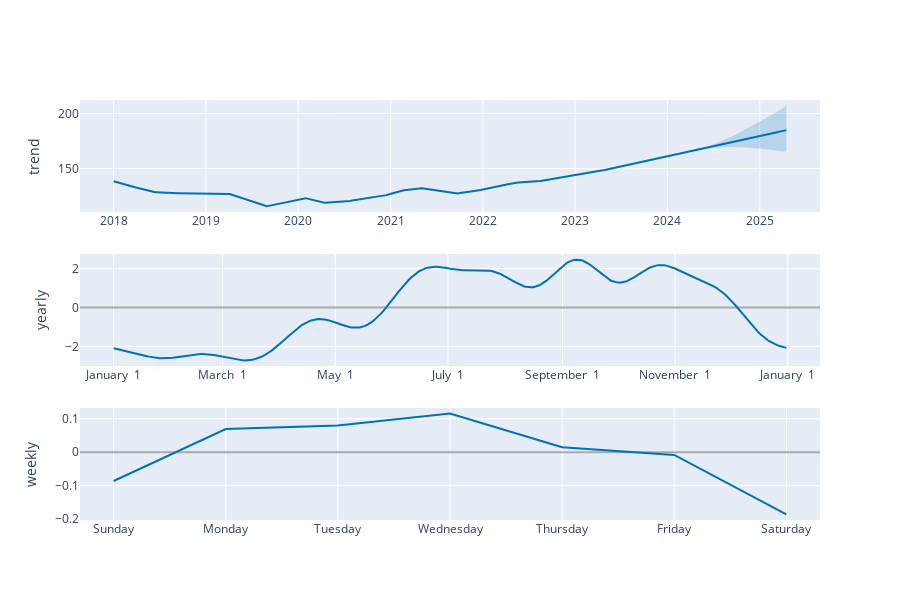

Notebook code cell kept with this figure:
### Code cell
# Interactive model complonents plot
plot_components_plotly(m, forecast)

### Figure 1 — Plotly figure (JSON) as saved in the notebook; plotly's stock layout.template omitted (floating-point values rounded to 4 significant figures; data arrays with more than 128 entries replaced by an {"elided": "..."} marker saying what was removed)
{"data": [{"line": {"color": "#0072B2", "width": 2}, "mode": "lines", "name": "trend", "type": "scatter", "x": {"elided": "2055 str values"}, "xaxis": "x", "y": {"elided": "2055 float values"}, "yaxis": "y"}, {"line": {"color": "rgba(0, 114, 178, 0.2)", "width": 0}, "mode": "lines", "name": "trend_upper", "type": "scatter", "x": {"elided": "2055 str values"}, "xaxis": "x", "y": {"elided": "2055 float values"}, "yaxis": "y"}, {"fill": "tonexty", "fillcolor": "rgba(0, 114, 178, 0.2)", "line": {"color": "rgba(0, 114, 178, 0.2)", "width": 0}, "mode": "lines", "name": "trend_lower", "type": "scatter", "x": {"elided": "2055 str values"}, "xaxis": "x", "y": {"elided": "2055 float values"}, "yaxis": "y"}, {"line": {"color": "#0072B2", "width": 2}, "mode": "lines", "name": "yearly", "type": "scatter", "x": {"elided": "365 str values"}, "xaxis": "x2", "y": {"elided": "365 float values"}, "yaxis": "y2"}, {"line": {"color": "#0072B2", "width": 2}, "mode": "lines", "name": "weekly", "type": "scatter", "x": ["2017-01-01T00:00:00", "2017-01-02T00:00:00", "2017-01-03T00:00:00", "2017-01-04T00:00:00", "2017-01-05T00:00:00", "2017-01-06T00:00:00", "2017-01-07T00:00:00"], "xaxis": "x3", "y": [-0.08589, 0.06952, 0.07954, 0.1154, 0.01513, -0.008079, -0.1857], "yaxis": "y3"}], "layout": {"height": 600, "showlegend": false, "width": 900, "xaxis": {"anchor": "y", "domain": [0, 1], "range": ["2017-08-20T21:36:00", "2025-08-27T02:24:00"], "type": "date"}, "xaxis2": {"anchor": "y2", "domain": [0, 1], "range": ["2016-12-13T18:54:02.958904115", "2018-01-18T11:04:57.863013581"], "tickformat": "%B %e", "type": "date"}, "xaxis3": {"anchor": "y3", "domain": [0, 1], "range": ["2016-12-31T16:48:00", "2017-01-07T07:12:00"], "tickformat": "%A", "type": "date"}, "yaxis": {"anchor": "x", "domain": [0.7333, 1], "rangemode": "normal", "title": {"text": "trend"}, "zerolinecolor": "#AAA"}, "yaxis2": {"anchor": "x2", "domain": [0.3667, 0.6333], "title": {"text": "yearly"}, "zerolinecolor": "#AAA"}, "yaxis3": {"anchor": "x3", "domain": [0, 0.2667], "title": {"text": "weekly"}, "zerolinecolor": "#AAA"}}}
